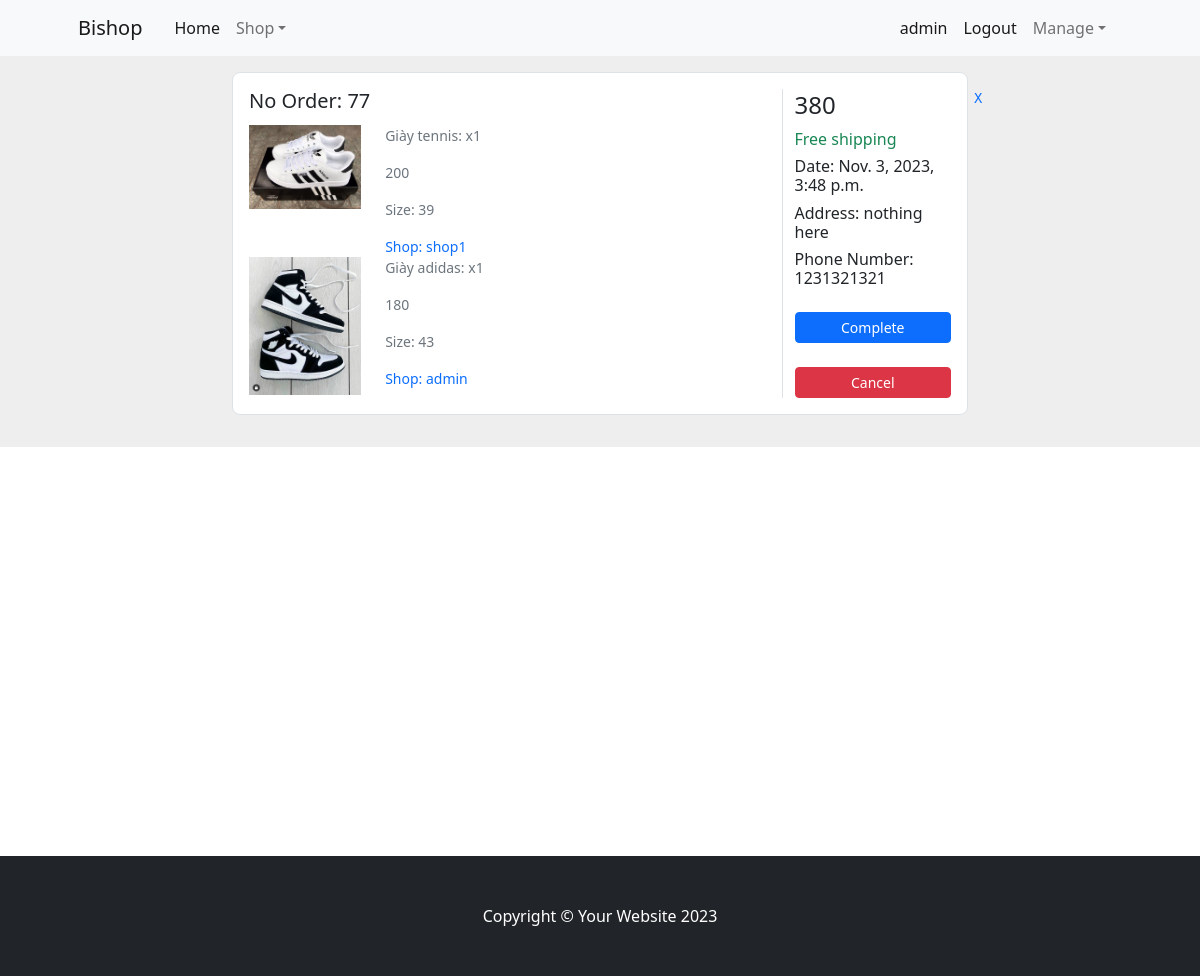
Screenshot of /yourOrder (signed in) with the database file from the repository.
### home/models.py (models this page shows, shortened)
class Order(models.Model):
    account = models.ForeignKey(Account, on_delete=models.CASCADE,null=True)
    created_at = models.DateTimeField(auto_now_add=True)
    total_amount = models.IntegerField(null=True)
    address = models.CharField(max_length=10000, null=True, blank=True)
    phoneNumber = models.CharField(max_length=100, null=True, blank=True)
    status = models.IntegerField(default=0)
    show = models.IntegerField(default=0)
    show1 = models.IntegerField(default=0)

class OrderItem(models.Model):
    order = models.ForeignKey(Order, on_delete=models.CASCADE,null = True)
    product = models.ForeignKey(Product, on_delete=models.CASCADE)
    quantity = models.PositiveIntegerField(default=1)
    price = models.IntegerField()
    total_price = models.IntegerField(null=True)
    size = models.CharField(max_length=100, null=True, blank=True)

class Product(models.Model):
    name = models.CharField(max_length=100)
    description = models.TextField()
    price = models.IntegerField()
    sale = models.IntegerField(null=True)
    category = models.ForeignKey(Category, on_delete=models.CASCADE)
    image = models.ImageField(null= True, blank= True)
    sellerId = models.ForeignKey(Account, on_delete=models.CASCADE,null=True)
    sizes = models.CharField(max_length=100000,null=True)
    sell = models.IntegerField(default=0,null=True)

class Account(models.Model):
    user = models.OneToOneField(User, on_delete=models.CASCADE)
    address = models.CharField(max_length=10000, null=True, blank=True)
    phoneNumber = models.CharField(max_length=100, null=True, blank=True)
    is_Sell= models.IntegerField(default=0)
    is_Admin = models.IntegerField(default=0)
    def __str__(self):
        return self.user.username

### home/views.py (the view)
# urls.py: path('yourOrder', views.yourOrder, name = 'yourOrder'),
def yourOrder(request):
    if request.user.is_authenticated:
        user = request.user.account
        orders = Order.objects.filter(account=user).exclude(status=0).order_by('-id')
        context = {'orders': orders}
    return render(request, 'yourOrder.html', context)

### templates/yourOrder.html (shortened to what this page needs)
{% extends 'base.html' %}
{% load static %}
{% block main %}
<section style="background-color: #eee;">
    {% for order in orders %}
    {% if order.show == 0 %}
    <div class="container py-3">
      <div class="row justify-content-center mb-3">
        <div class="col-md-12 col-xl-8">
          <div class="card shadow-0 border rounded-3">
            <div class="card-body">
              <div class="row">
                <div class="col-md-6 col-lg-9 col-xl-9">
                  <h5 class="font-weight-bold">No Order: {{order.id}}</h5>
                  <div class="mt-1 mb-0 text-muted small">
                    {% for orderitem in order.orderitem_set.all %}
                    <div class="row">
                      <div class="col-md-4 col-lg-3">
                        <img src="{{ orderitem.product.image.url }}" class="img-fluid" style="width: 150px;" alt="Product Image">
                      </div>
                      <div class="col-md-8 col-lg-9">
                        <p class="font-weight-bold">{{ orderitem.product.name }}: x{{ orderitem.quantity }}</p>
                        <p>{{ orderitem.total_price }}</p>
                        <p>Size: {{ orderitem.size }}</p>
                        <a href = "{% url "myshop" %}?id={{orderitem.product.sellerId.id}}"> Shop: {{orderitem.product.sellerId }}</a>
                      </div>
                    </div>
                    {% endfor %}
                  </div>
                </div>
                <div class="col-md-6 col-lg-3 col-xl-3 border-sm-start-none border-start">
                  <div class="d-flex flex-row align-items-center mb-1">
                    <h4 class="mb-1 me-1">{{ order.total_amount }}</h4>
                    <a href = "{% url "hiddenOrder" %}?orderId={{order.id}}"><pre>                X</pre></a>
                  </div>
                  <h6 class="text-success">Free shipping</h6>
                  <h6>Date: {{order.created_at}}</h6>
                  <h6>Address: {{order.address}}</h6>
                  <h6>Phone Number: {{order.phoneNumber}}</h6>
                  {% if order.status == 1 %}
                  <div class="d-flex flex-column mt-4">
                    <a href = "{% url "completeOrder" %}?orderId={{order.id}}"  class="btn btn-primary btn-sm" type="button">Complete</a>
                  </div>
                  <div class="d-flex flex-column mt-4">
                    <a href = "{% url "cancelOrder" %}?orderId={{order.id}}"  class="btn btn-danger btn-sm" type="button">Cancel</a>
                  </div>
                  {% endif %}
                </div>
              </div>
            </div>
          </div>
        </div>
      </div>
    </div>
    {% endif %}
    {% endfor %}
</section>
</body>
{% endblock main %}

### templates/base.html (shortened to what this page needs)
{% load static %}
<!DOCTYPE html>
<html lang="en">
    <head>
        <link href="https://cdn.jsdelivr.net/npm/bootstrap-icons@1.5.0/font/bootstrap-icons.css" rel="stylesheet" />
        <link href="{% static 'css/styles.css'%}" rel="stylesheet" />
    </head>
    <body>
        <nav class="navbar navbar-expand-lg navbar-light bg-light sticky-top">
            <div class="container px-4 px-lg-5">
                <a class="navbar-brand mx-auto" href="{% url "index" %}">Bishop</a>
                <div class="collapse navbar-collapse mx-auto" id="navbarSupportedContent">
                    <ul class="navbar-nav me-auto mb-2 mb-lg-0 ms-lg-4">
                        <li class="nav-item">
                            <a class="nav-link active" aria-current="page" href="{% url "index" %}">Home</a>
                        </li>
                        <li class="nav-item dropdown">
                            <a class="nav-link dropdown-toggle" id="navbarDropdown" href="#" role="button" data-bs-toggle="dropdown" aria-expanded="false">Shop</a>
                        </li>
                    </ul>
                    <ul class="navbar-nav mb-0 me-2">
                        {% if user.is_authenticated %}
                        <li class="nav-item">
                          <a class="nav-link active" aria-current="page" href="{% url "profile" %}">{{user.username}}</a>
                        </li>
                        <li class="nav-item">
                          <a class="nav-link active" aria-current="page" href="{% url "logout" %}">Logout</a>
                        </li>
                        <li class="nav-item dropdown">
                            <a class="nav-link dropdown-toggle" id="navbarDropdown" href="#" role="button" data-bs-toggle="dropdown" aria-expanded="false">Manage</a>
                        </li>
                        {% endif %}
                    </ul>
                </div>
            </div>
        </nav>
        <div class="min-vh-100">
            {% block main %}
            {% endblock main %}
        <footer class="py-5 bg-dark">
            <div class="container"><p class="m-0 text-center text-white">Copyright &copy; Your Website 2023</p></div>
        </footer>
    </body>
</html>

### rows the page displays
Order: id "77", total_amount "380", created_at "Nov. 3, 2023, 3:48 p.m.", address "nothing here", phoneNumber "1231321321"
OrderItem: product.image (picture), product.name "Giày tennis", quantity "1", total_price "200", size "39", product.sellerId "shop1"
OrderItem: product.image (picture), product.name "Giày adidas", quantity "1", total_price "180", size "43", product.sellerId "admin"

### other values shown
{{ user.username }} "admin"
